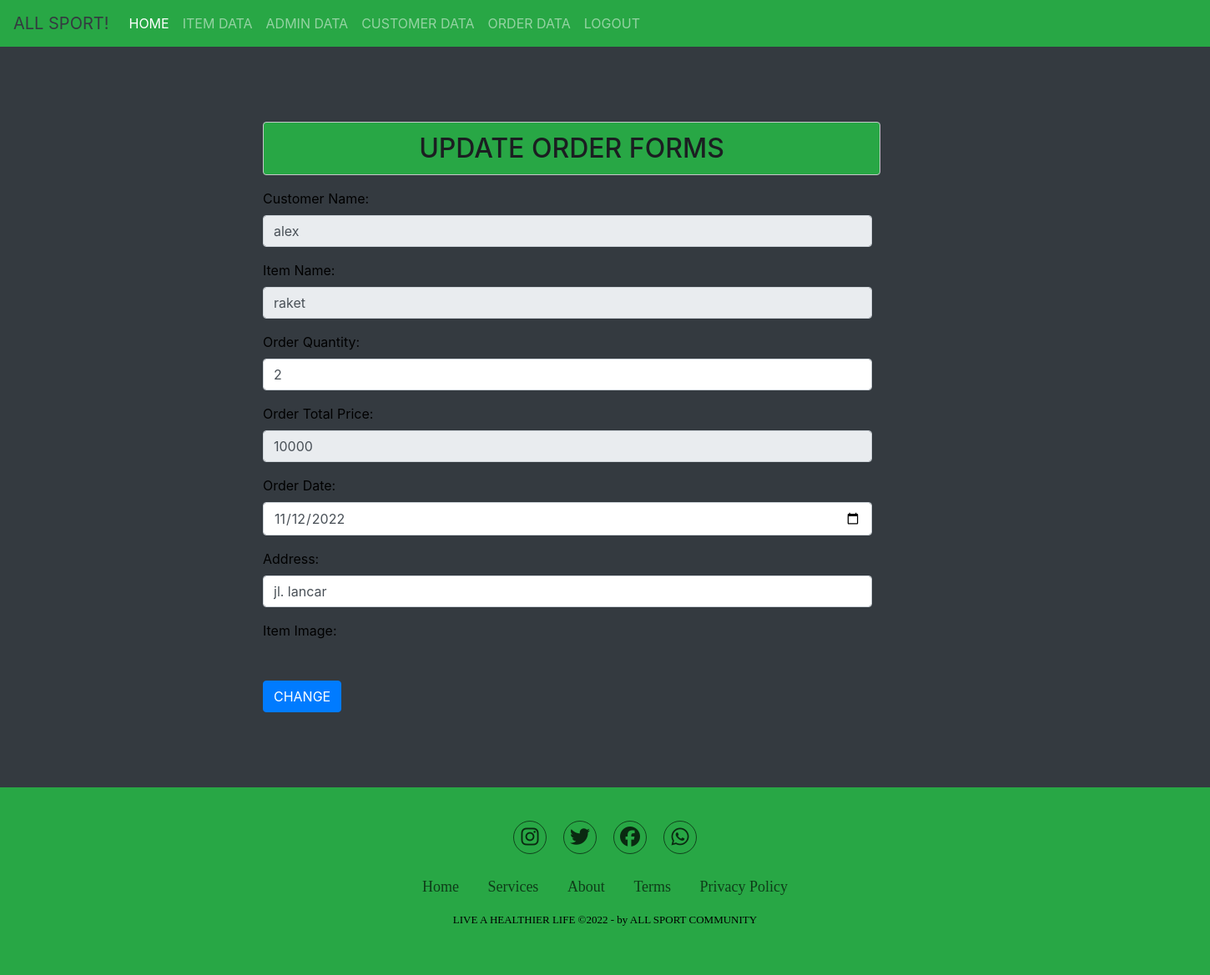
Page /update_pesanan.php?id=51 on the committed database.
### tables this page shows
CREATE TABLE `orders` (
  `id_pesanan` int(11) NOT NULL,
  `id_plg` int(11) NOT NULL,
  `id_barang` int(11) NOT NULL,
  `jmlh_pesanan` int(11) NOT NULL,
  `total_harga_pesanan` int(11) NOT NULL,
  `tgl_pesanan` date NOT NULL,
  `alamat` text NOT NULL
);

CREATE TABLE `customers` (
  `id_plg` int(11) NOT NULL,
  `username_plg` varchar(30) NOT NULL,
  `nama_plg` varchar(30) NOT NULL,
  `no_hp_plg` varchar(15) NOT NULL,
  `password` varchar(255) NOT NULL
);

CREATE TABLE `goods` (
  `id_barang` int(5) NOT NULL,
  `nama_barang` varchar(30) NOT NULL,
  `jenis_barang` varchar(30) NOT NULL,
  `stok_barang` int(5) NOT NULL,
  `status_barang` enum('ready','tidak') DEFAULT NULL,
  `harga_barang` int(20) NOT NULL,
  `gambar` varchar(100) NOT NULL,
  `tanggal` datetime NOT NULL
);

### update_pesanan.php (the view, shortened to what this page needs)
<?php
    include('koneksi.php');
?>
<!DOCTYPE html>
<html lang="en">
<head>
  <link rel="stylesheet" href="https://cdn.jsdelivr.net/npm/bootstrap@4.0.0/dist/css/bootstrap.min.css">
  <link rel="stylesheet" href="style.css">
  <link rel="stylesheet" href="forms1.css">
  <link rel="stylesheet" href="https://cdnjs.cloudflare.com/ajax/libs/font-awesome/6.2.0/css/all.min.css" />
  <link href="//netdna.bootstrapcdn.com/font-awesome/3.2.1/css/font-awesome.css" rel="stylesheet">
</head>
<body>
  <nav class="navbar navbar-expand-lg navbar-dark bg-success">
    <a class="navbar-brand text-dark" href="#">ALL SPORT!</a>
    <div class="collapse navbar-collapse" id="navbarSupportedContent">
      <ul class="navbar-nav mr-auto">
        <li class="nav-item active">
        <a class="nav-link" href="home.php">HOME <span class="sr-only">(current)</span></a>
        </li>
        <li class="nav-item">
            <a class="nav-link" href="tampilan_barang.php">ITEM DATA</a>
        </li>
        <li class="nav-item">
          <a class="nav-link" href="data_admin.php">ADMIN DATA</a>
        </li>
        <li class="nav-item">
          <a class="nav-link" href="data_pembeli.php">CUSTOMER DATA</a>
        </li>
        <li class="nav-item">
            <a class="nav-link" href="data_pesanan.php">ORDER DATA</a>
        </li>
        <li class="nav-item">
          <a class="nav-link" href="logout.php">LOGOUT</a>
          </li>
      </ul>
    </div>
  </nav>
  <div class="container" style="margin: 90px 300px;">
        <h2 class="alert alert-dark text-center mt-5 col-md-8" style="background-color: #28a745">UPDATE ORDER FORMS</h2>
        <form action="" method="POST" enctype="multipart/form-data">
        <?php
           $tampil = mysqli_query($koneksi, "SELECT * FROM orders
           INNER JOIN customers on orders.id_plg  =  customers.id_plg
           INNER JOIN goods on orders.id_barang  =  goods.id_barang
           WHERE orders.id_pesanan = '" . $_GET['id'] . "'
             order by id_pesanan asc");
        if (mysqli_num_rows($tampil) > 0) {
                while ($row = mysqli_fetch_array($tampil)) {
                $pesanan = $row['jmlh_pesanan'];
                $total = $pesanan * $row['harga_barang'];
        ?>
             <div class="form-group">
                <div class="row">
                    <div class="col-md-8">
                        <label for="nama_psn">Customer Name:</label>
                        <input type="text" name="nama_pemesan"  value="<?php echo $row['nama_plg']; ?>" class="form-control" placeholder="Enter Customer Name" readonly>
                    </div>
                </div>
            </div>
            <div class="form-group">
                <div class="row">
                    <div class="col-md-8">
                        <label for="nama_barang">Item Name:</label>
                        <input type="text" name="nama_barang"  value="<?php echo $row['nama_barang']; ?>"  class="form-control" placeholder="Enter Item Name" readonly>
                    </div>
                </div>
            </div>
            <div class="form-group">
                <div class="row">
                    <div class="col-md-8">
                        <label for="jmlh_pesanan">Order Quantity:</label>
                        <input type="number" value="<?php echo $row['jmlh_pesanan']; ?>" name="jmlh_pesanan"  class="form-control" placeholder="Enter Order Quantity">
                    </div>
                </div>
            </div>
            <div class="form-group">
                <div class="row">
                    <div class="col-md-8">
                        <label for="total_harga_pesanan">Order Total Price:</label>
                        <input type="number" value="<?php echo $total; ?>" name="total_harga_pesanan"  class="form-control" placeholder="Enter Total Order Price" readonly>
                    </div>
                </div>
            </div>
            <div class="form-group">
                <div class="row">
                    <div class="col-md-8">
                        <label for="tgl_pesanan">Order Date:</label>
                        <input type="date" value="<?php echo $row['tgl_pesanan']; ?>"  name="tgl_pesanan" class="form-control" placeholder="Enter Order Date">
                    </div>
                </div>
            </div>
            <div class="form-group">
                <div class="row">
                    <div class="col-md-8">
                        <label for="alamat">Address:</label>
                        <input type="text" value="<?php echo $row['alamat']; ?>" name="alamat"  class="form-control" placeholder="Enter Address">
                    </div>
                </div>
            </div>
            <div class="form-group">
                <div class="row">
                    <div class="gambar col-md-8">
                        <label for="gambar">Item Image:</label><br>
                        <br>
                    </div>
                </div>
            </div>
        <?php
            }
        }
        ?>
            <button type="submit" name="submit"  class="btn btn-primary">CHANGE</button>
        </form>
   </div>
  <section class="footer" style="background-color: #28a745">
    <div class="social">
      <a href="https://www.instagram.com/metanocrzrt_/"><i class="fab fa-instagram"></i></a>
      <a href="https://twitter.com/jokowi"><i class="fab fa-twitter"></i></a>
      <a href="https://id-id.facebook.com/Jokowi/"><i class="fab fa-facebook"></i></a>
      <a href="https://wa.me/6282150808102"> <i class="fab fa-whatsapp"></i> </a>
    </div>
    <ul class="list">
      <li>
        <a href="#">Home</a>
      </li>
      <li>
        <a href="#">Services</a>
      </li>
      <li>
        <a href="#">About</a>
      </li>
      <li>
        <a href="#">Terms</a>
      </li>
      <li>
        <a href="#">Privacy Policy</a>
      </li>
    </ul>
    <p class="copyright">
     LIVE A HEALTHIER LIFE &copy;2022 - by ALL SPORT COMMUNITY
    </p>
  </section>
</body>
</html>

### style.css (style rules this page uses)
* { box-sizing: border-box; margin: 0; padding: 0; }
body { background-color: white; color: black; }
.navbar { margin-bottom: 25px; }
.text-center { background-color:#28a745; }
.footer { font-family:'Sege UI'; font-weight: 400; background-color:#28a745; padding: 40px 0; }
.footer .social { text-align: center; padding-bottom: 25px; color: #000000; }
.footer .social a { font-size: 24px; color: inherit; border: 1px solid rgba(0, 0, 0, 0.8); width: 40px; height: 40px; line-height: 38px; display: inline-block; text-align: center; border-radius: 50%; margin: 0 8px; opacity: 0.75; }
.footer ul { margin-top:0; padding: 0; list-style: none; font-size: 18px; line-height: 1.6; margin-bottom: 0; text-align: center; }
.footer ul li a { color:rgba(0, 0, 0, 0.8) ; text-decoration: none; opacity: 0.8; }
.footer ul li { display: inline-block; padding: 0 15px; }
.footer .copyright { margin-top: 15px; text-align: center; font-size: 13px; color: #000000; }

### forms1.css (style rules this page uses)
body { background-color: #343a40; }
.container { margin: 90px 300px; }

### rows in the picture
orders: nama_pemesan "alex", nama_barang "raket", jmlh_pesanan "2", total_harga_pesanan "10000", tgl_pesanan "11/12/2022", alamat "jl. lancar"
